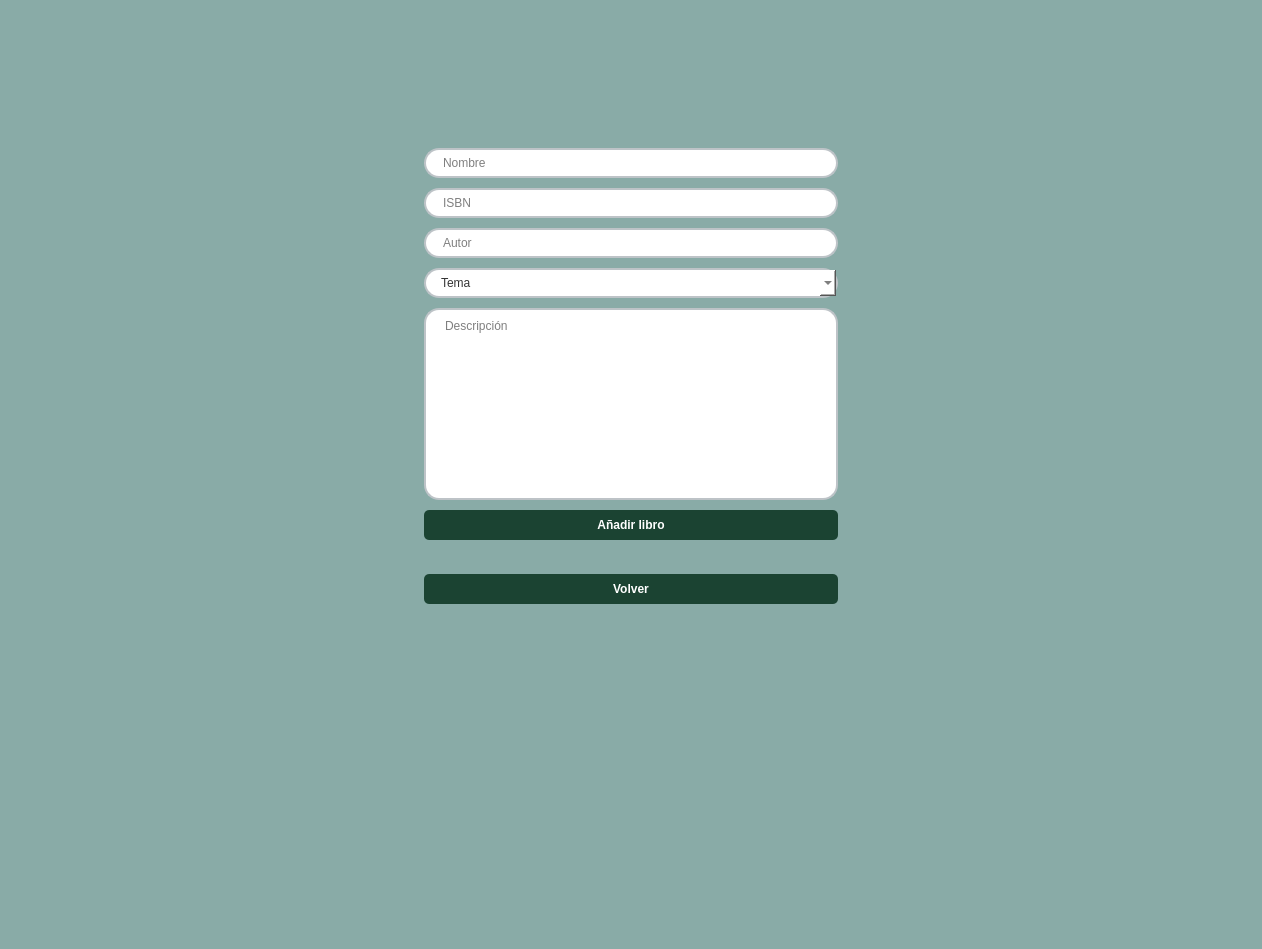
<?xml version="1.0" encoding="UTF-8"?>
<ui version="4.0">
 <class>Dialog</class>
 <widget class="QDialog" name="Dialog">
  <property name="geometry">
   <rect>
    <x>0</x>
    <y>0</y>
    <width>1262</width>
    <height>949</height>
   </rect>
  </property>
  <property name="windowTitle">
   <string>Dialog</string>
  </property>
  <property name="styleSheet">
   <string notr="true">#Dialog {
    background-color: #89ABA7;
}</string>
  </property>
  <layout class="QHBoxLayout" name="horizontalLayout_5">
   <item>
    <layout class="QHBoxLayout" name="horizontalLayout_3"/>
   </item>
   <item>
    <spacer name="horizontalSpacer_2">
     <property name="orientation">
      <enum>Qt::Horizontal</enum>
     </property>
     <property name="sizeHint" stdset="0">
      <size>
       <width>40</width>
       <height>20</height>
      </size>
     </property>
    </spacer>
   </item>
   <item>
    <layout class="QVBoxLayout" name="verticalLayout_2">
     <property name="spacing">
      <number>10</number>
     </property>
     <property name="sizeConstraint">
      <enum>QLayout::SetDefaultConstraint</enum>
     </property>
     <item>
      <spacer name="verticalSpacer">
       <property name="orientation">
        <enum>Qt::Vertical</enum>
       </property>
       <property name="sizeHint" stdset="0">
        <size>
         <width>20</width>
         <height>40</height>
        </size>
       </property>
      </spacer>
     </item>
     <item>
      <layout class="QHBoxLayout" name="horizontalLayout_11">
       <property name="topMargin">
        <number>20</number>
       </property>
       <property name="bottomMargin">
        <number>20</number>
       </property>
       <item>
        <spacer name="horizontalSpacer_3">
         <property name="orientation">
          <enum>Qt::Horizontal</enum>
         </property>
         <property name="sizeHint" stdset="0">
          <size>
           <width>40</width>
           <height>20</height>
          </size>
         </property>
        </spacer>
       </item>
       <item>
        <widget class="QLabel" name="imagen_ule">
         <property name="enabled">
          <bool>true</bool>
         </property>
         <property name="maximumSize">
          <size>
           <width>260</width>
           <height>200</height>
          </size>
         </property>
         <property name="text">
          <string/>
         </property>
         <property name="pixmap">
          <pixmap>recursos/logotipo-universidad-de-leon-01.png</pixmap>
         </property>
         <property name="scaledContents">
          <bool>true</bool>
         </property>
        </widget>
       </item>
       <item>
        <spacer name="horizontalSpacer_4">
         <property name="orientation">
          <enum>Qt::Horizontal</enum>
         </property>
         <property name="sizeHint" stdset="0">
          <size>
           <width>40</width>
           <height>20</height>
          </size>
         </property>
        </spacer>
       </item>
      </layout>
     </item>
     <item>
      <layout class="QVBoxLayout" name="verticalLayout_4"/>
     </item>
     <item>
      <widget class="QLineEdit" name="Linea_nombre">
       <property name="styleSheet">
        <string notr="true">QLineEdit {
    border: 2px solid #bdc3c7;
    border-radius: 15px; 
    padding: 5px 15px;
    background: white;
    selection-background-color: #34495e;
}</string>
       </property>
       <property name="placeholderText">
        <string>Nombre</string>
       </property>
      </widget>
     </item>
     <item>
      <widget class="QLineEdit" name="linea_isbn">
       <property name="styleSheet">
        <string notr="true">QLineEdit {
    border: 2px solid #bdc3c7;
    border-radius: 15px; 
    padding: 5px 15px;
    background: white;
    selection-background-color: #34495e;
}</string>
       </property>
       <property name="echoMode">
        <enum>QLineEdit::Normal</enum>
       </property>
       <property name="placeholderText">
        <string>ISBN</string>
       </property>
      </widget>
     </item>
     <item>
      <widget class="QLineEdit" name="linea_autor">
       <property name="styleSheet">
        <string notr="true">QLineEdit {
    border: 2px solid #bdc3c7;
    border-radius: 15px; 
    padding: 5px 15px;
    background: white;
    selection-background-color: #34495e;
}</string>
       </property>
       <property name="placeholderText">
        <string>Autor</string>
       </property>
      </widget>
     </item>
     <item>
      <widget class="QComboBox" name="opcion_buscador">
       <property name="styleSheet">
        <string notr="true">QComboBox QAbstractItemView {
    background-color: white;
    selection-background-color: #34495e;
    selection-color: white;
}

QComboBox {
    border: 2px solid #bdc3c7;
    border-radius: 15px; 
    padding: 5px 15px;
    background-color: white;
    color: #333;
}

QComboBox::placeholder {
    color: #34495e; 
}

</string>
       </property>
       <property name="currentIndex">
        <number>-1</number>
       </property>
       <property name="placeholderText">
        <string>Tema</string>
       </property>
       <item>
        <property name="text">
         <string>Matemáticas</string>
        </property>
       </item>
       <item>
        <property name="text">
         <string>Física</string>
        </property>
       </item>
       <item>
        <property name="text">
         <string>Química</string>
        </property>
       </item>
       <item>
        <property name="text">
         <string>Bilogía</string>
        </property>
       </item>
       <item>
        <property name="text">
         <string>Geología</string>
        </property>
       </item>
       <item>
        <property name="text">
         <string>Medicina</string>
        </property>
       </item>
       <item>
        <property name="text">
         <string>Enfermería</string>
        </property>
       </item>
       <item>
        <property name="text">
         <string>Veterinaria</string>
        </property>
       </item>
       <item>
        <property name="text">
         <string>Psicología</string>
        </property>
       </item>
       <item>
        <property name="text">
         <string>Dibujo técnico</string>
        </property>
       </item>
       <item>
        <property name="text">
         <string>IA</string>
        </property>
       </item>
       <item>
        <property name="text">
         <string>Informática</string>
        </property>
       </item>
       <item>
        <property name="text">
         <string>Economía</string>
        </property>
       </item>
       <item>
        <property name="text">
         <string>Historia</string>
        </property>
       </item>
       <item>
        <property name="text">
         <string>Filosofía</string>
        </property>
       </item>
       <item>
        <property name="text">
         <string>Derecho</string>
        </property>
       </item>
       <item>
        <property name="text">
         <string>Literatura</string>
        </property>
       </item>
       <item>
        <property name="text">
         <string>Música</string>
        </property>
       </item>
       <item>
        <property name="text">
         <string>Arte</string>
        </property>
       </item>
       <item>
        <property name="text">
         <string>Electrónica</string>
        </property>
       </item>
       <item>
        <property name="text">
         <string>Mecánica</string>
        </property>
       </item>
       <item>
        <property name="text">
         <string>Diseño</string>
        </property>
       </item>
       <item>
        <property name="text">
         <string>Deporte</string>
        </property>
       </item>
      </widget>
     </item>
     <item>
      <widget class="QTextEdit" name="linea_descripcion">
       <property name="styleSheet">
        <string notr="true">QTextEdit {
    border: 2px solid #bdc3c7;
    border-radius: 15px; 
    padding: 5px 15px;
    background: white;
    selection-background-color: #34495e;
}</string>
       </property>
       <property name="placeholderText">
        <string>Descripción</string>
       </property>
      </widget>
     </item>
     <item>
      <widget class="QPushButton" name="boton_registro">
       <property name="styleSheet">
        <string notr="true">QPushButton {
    background-color: #1B4332; 
    color: white; 
    border-radius: 5px;  
    padding: 8px;  
    font-weight: bold;
}

QPushButton:hover {
    background-color: #2D6A4F; 
}

QPushButton:pressed {
    background-color: #081C15;
}</string>
       </property>
       <property name="text">
        <string>Añadir libro</string>
       </property>
      </widget>
     </item>
     <item>
      <widget class="QLabel" name="label">
       <property name="text">
        <string/>
       </property>
      </widget>
     </item>
     <item>
      <widget class="QPushButton" name="boton_volver">
       <property name="styleSheet">
        <string notr="true">QPushButton {
    background-color: #1B4332; 
    color: white; 
    border-radius: 5px;  
    padding: 8px;  
    font-weight: bold;
}

QPushButton:hover {
    background-color: #2D6A4F; 
}

QPushButton:pressed {
    background-color: #081C15;
}</string>
       </property>
       <property name="text">
        <string>Volver</string>
       </property>
      </widget>
     </item>
     <item>
      <spacer name="verticalSpacer_4">
       <property name="orientation">
        <enum>Qt::Vertical</enum>
       </property>
       <property name="sizeHint" stdset="0">
        <size>
         <width>20</width>
         <height>40</height>
        </size>
       </property>
      </spacer>
     </item>
     <item>
      <spacer name="verticalSpacer_7">
       <property name="orientation">
        <enum>Qt::Vertical</enum>
       </property>
       <property name="sizeHint" stdset="0">
        <size>
         <width>20</width>
         <height>40</height>
        </size>
       </property>
      </spacer>
     </item>
     <item>
      <spacer name="verticalSpacer_5">
       <property name="orientation">
        <enum>Qt::Vertical</enum>
       </property>
       <property name="sizeHint" stdset="0">
        <size>
         <width>20</width>
         <height>40</height>
        </size>
       </property>
      </spacer>
     </item>
     <item>
      <spacer name="verticalSpacer_6">
       <property name="orientation">
        <enum>Qt::Vertical</enum>
       </property>
       <property name="sizeHint" stdset="0">
        <size>
         <width>20</width>
         <height>40</height>
        </size>
       </property>
      </spacer>
     </item>
     <item>
      <spacer name="verticalSpacer_2">
       <property name="orientation">
        <enum>Qt::Vertical</enum>
       </property>
       <property name="sizeHint" stdset="0">
        <size>
         <width>20</width>
         <height>40</height>
        </size>
       </property>
      </spacer>
     </item>
    </layout>
   </item>
   <item>
    <layout class="QHBoxLayout" name="horizontalLayout_4"/>
   </item>
   <item>
    <spacer name="horizontalSpacer">
     <property name="orientation">
      <enum>Qt::Horizontal</enum>
     </property>
     <property name="sizeHint" stdset="0">
      <size>
       <width>40</width>
       <height>20</height>
      </size>
     </property>
    </spacer>
   </item>
  </layout>
 </widget>
 <resources/>
 <connections/>
</ui>
